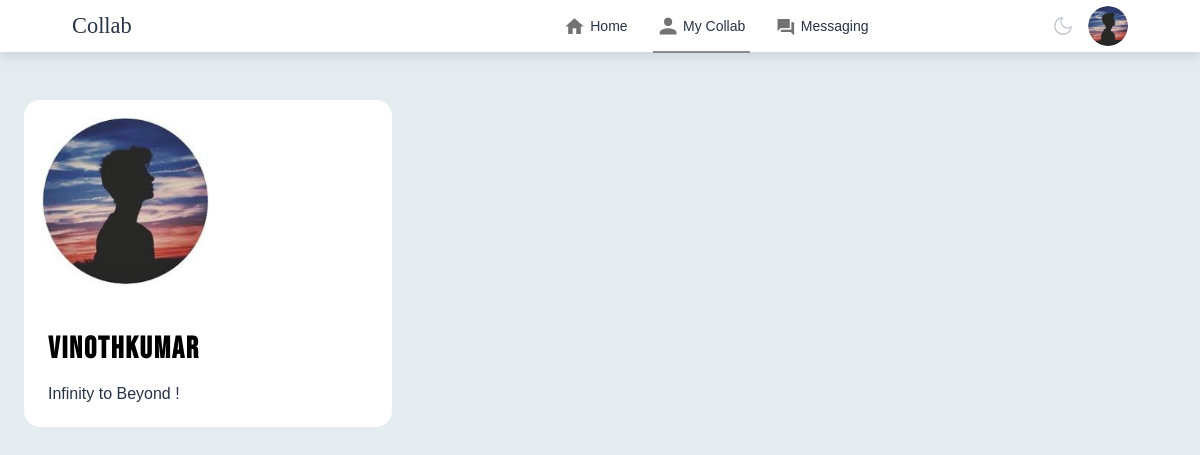
The app's page /my_collab (signed in) with its own data.
### MyApp/models.py (models this page shows)
class Profile(models.Model):
    user = models.OneToOneField(User, on_delete=models.CASCADE)
    profile_pic = models.ImageField(null=True,blank=True,default="UI/user-vector.jpg")
    first_name = models.CharField(max_length=50, null = True, blank = True)
    department = models.CharField(max_length=50, null = True, blank = True)
    skills = models.CharField(max_length=500, null = True, blank = True)
    bio = models.TextField(max_length=150, null = True, blank = True,default="A Collaborative Person")
    created = models.DateField(auto_now_add=True)
    def __str__(self) :
        return str(self.user)

### MyApp/views.py (the view)
# urls.py: path('my_collab',views.my_collab, name = 'my_collab'),
@login_required(login_url='login')
def my_collab(request):
    user = request.user
    profiles = Profile.objects.all()
    followings = Follow.objects.filter(follower=user)
    following_ids = [following.following for following in followings]
    context = {'profiles': profiles, 'following_ids': following_ids}
    return render(request,'my_collab.html',context)

### templates/my_collab.html (shortened to what this page needs)
{% load static %}
<!DOCTYPE html>
<html lang="en">
<head>
    <link rel="stylesheet" href="{% static 'css/home.css' %}">
</head>
<body>
    <nav class="navbar">
        <div class="navbar-left">
            <a href="{% url 'home' %}" id="logo">Collab</a>
        </div>
        <div class="navbar-center">
            <ul>
                <li><a href="{% url 'home' %}"><img src="{% static 'images/UI/home.png' %}" alt=""><span>Home</span></img></a></li>
                <li><a href="{% url 'my_collab' %}" class="active-link"><img src="{% static 'images/UI/network.png' %}" alt=""><span>My Collab</span></img></a></li>
                <li><a href="{% url 'messaging' %}"><img src="{% static 'images/UI/message.png' %}" alt=""><span>Messaging</span></img></a></li>
            </ul>
        </div>
        <div class="navbar-right">
            <div class="user-settings">
                <div class="dark-light">
                 <svg viewBox="0 0 24 24" stroke="currentColor" stroke-width="1.5" fill="none" stroke-linecap="round" stroke-linejoin="round">
                  <path d="M21 12.79A9 9 0 1111.21 3 7 7 0 0021 12.79z" /></svg>
                </div>
            <div class="online">
                <img src="{{request.user.profile.profile_pic.url}}" class="nav-profile-img" onclick="toggleMenu()">
            </div>
        </div>
    </nav>
    <section class="articles">
        {% for profile in profiles %}
            {% if profile.user in following_ids and request.user != profile.user %}
                <a href="{% url 'profile' profile %}">
                    <article>
                    <div class="article-wrapper">
                        <figure>
                        <img src="{{profile.profile_pic.url}}" alt="" />
                        </figure>
                        <div class="article-body">
                        <h2>{{profile}}</h2>
                        <p>
                            {{profile.bio}}
                        </p>
                        </div>
                    </div>
                    </article>
                </a>
            {% endif %}
        {% endfor %}
      </section>
</body>
</html>

### static/css/home.css (style rules this page uses)
:root { --body-bg-color: #e5ecef; --theme-bg-color: #fff; --settings-icon-hover: #9fa7ac; --developer-color: #f9fafb; --input-bg: #f8f8fa; --input-chat-color: #a2a2a2; --border-color: #eef2f4; --body-font: "Manrope", sans-serif; --body-color: #273346; --settings-icon-color: #c1c7cd; --msg-message: #969eaa; --chat-text-bg: #f1f2f6; --theme-color: #0086ff; --msg-date: #c0c7d2; --button-bg-color: #f0f7ff; --button-color: var(--theme-color); --detail-font-color: #919ca2; --msg-hover-bg: rgba(238, 242, 244, 0.4); --active-conversation-bg: linear-gradient( to right, rgba(238, 242, 244, 0.4) 0%, rgba(238, 242, 244, 0) 100% ); --overlay-bg: linear-gradient( to bottom, rgba(255, 255, 255, 0) 0%, rgba(255, 255, 255, 1) 65%, rgba(255, 255, 255, 1) 100% ); --chat-header-bg: linear-gradient( to bottom, rgba(255, 255, 255, 1) 0%, rgba(255, 255, 255, 1) 78%, rgba(255, 255, 255, 0) 100% ); }
* { margin: 0; padding: 0; font-family: 'Poppins', sans-serif; box-sizing: border-box; }
body { background-color: var(--body-bg-color) !important; font-family: var(--body-font); color: var(--body-color); }
a { text-decoration: none; color: var(--body-color);; }
.navbar { display: flex; align-items: center; justify-content: space-between; background-color: var(--theme-bg-color); padding: 6px 6%; position: sticky; top: 0; z-index: 100; box-shadow: 0 5px 10px rgba(0,0,0,0.1); }
#logo { font-family: 'logo' , serif; font-size: 1.4em; color: var(--body-color); }
.navbar-center ul li { display: inline-block; list-style: none; }
.navbar-center ul li a { display: flex; align-items: center; font-size: 14px; margin: 5px 8px; padding-right: 5px; position: relative; }
.navbar-center ul li a img { width: 30px; }
.navbar-center ul li a::after { content: ''; width: 0; height: 2px; background: #8c8c8c; position: absolute; bottom: -12px; transition: width 0.3s; }
.navbar-center ul li a:hover::after, .navbar-center ul li a.active-link::after { width: 100%; }
.nav-profile-img { width: 40px; border-radius: 50%; display: block; cursor: pointer; position: relative; }
.online { position: relative; }
.navbar-left { display: flex; align-items: center; }
::placeholder { font-weight: 500; }
article { --img-scale: 1.001; --title-color: black; --link-icon-translate: -20px; --link-icon-opacity: 0; position: relative; border-radius: 16px; box-shadow: none; background: #fff; transform-origin: center; transition: all 0.4s ease-in-out; overflow: hidden; }
article h2 { margin: 0 0 18px 0; font-family: "Bebas Neue", cursive; font-size: 1.9rem; letter-spacing: 0.06em; color: var(--title-color); transition: color 0.3s ease-out; }
figure { margin: 0; padding: 0; aspect-ratio: 16 / 9; overflow: hidden; }
article img { max-width: 50%; transform-origin: center; padding: 5% 0 0 5%; transform: scale(var(--img-scale)); transition: transform 0.4s ease-in-out; }
.article-body { padding: 24px; }
.articles { display: grid; max-width: 1200px; margin-inline: auto; padding-inline: 24px; grid-template-columns: repeat(auto-fill, minmax(320px, 1fr)); gap: 24px; margin-top: 4%; }
.user-settings { display: flex; align-items: center; cursor: pointer; margin-left: auto; flex-shrink: 0; }
.user-settings > * + * { margin-left: 14px; }
.dark-light { width: 22px; height: 22px; color: var(--settings-icon-color); flex-shrink: 0; }
.dark-light > svg { width: 100%; fill: transparent; transition: 0.5s; }

### records on screen
Profile: profile_pic (picture), user.username "VinothKumar", bio "Infinity to Beyond !"
